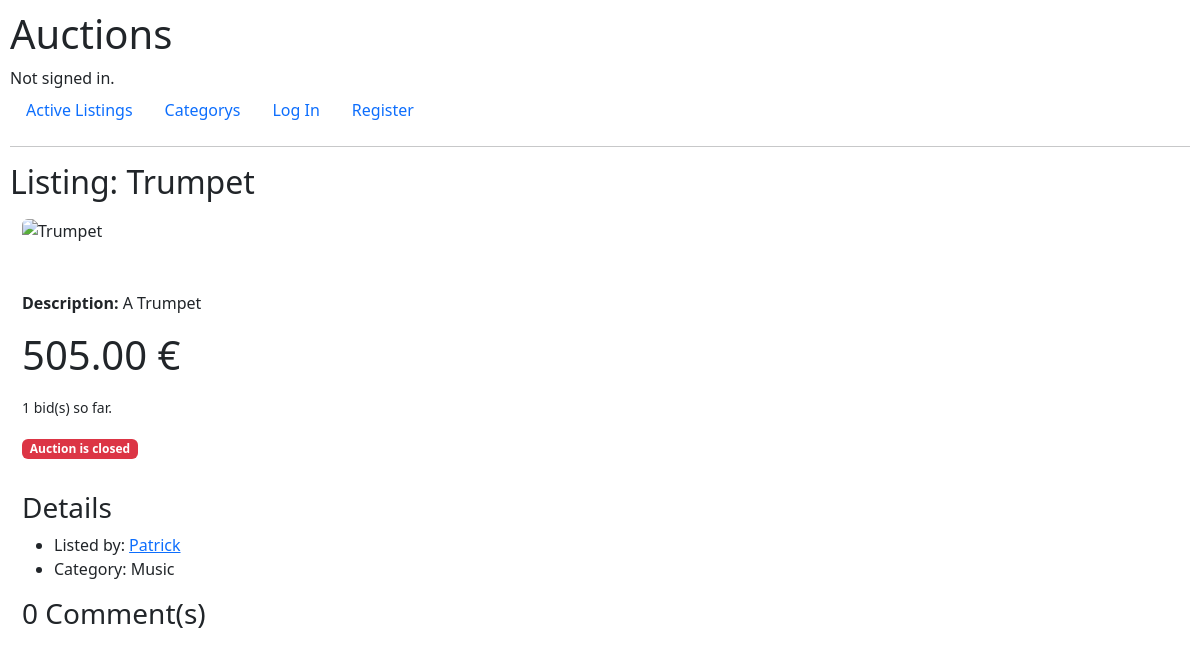
The app's page /listing/7, older data.
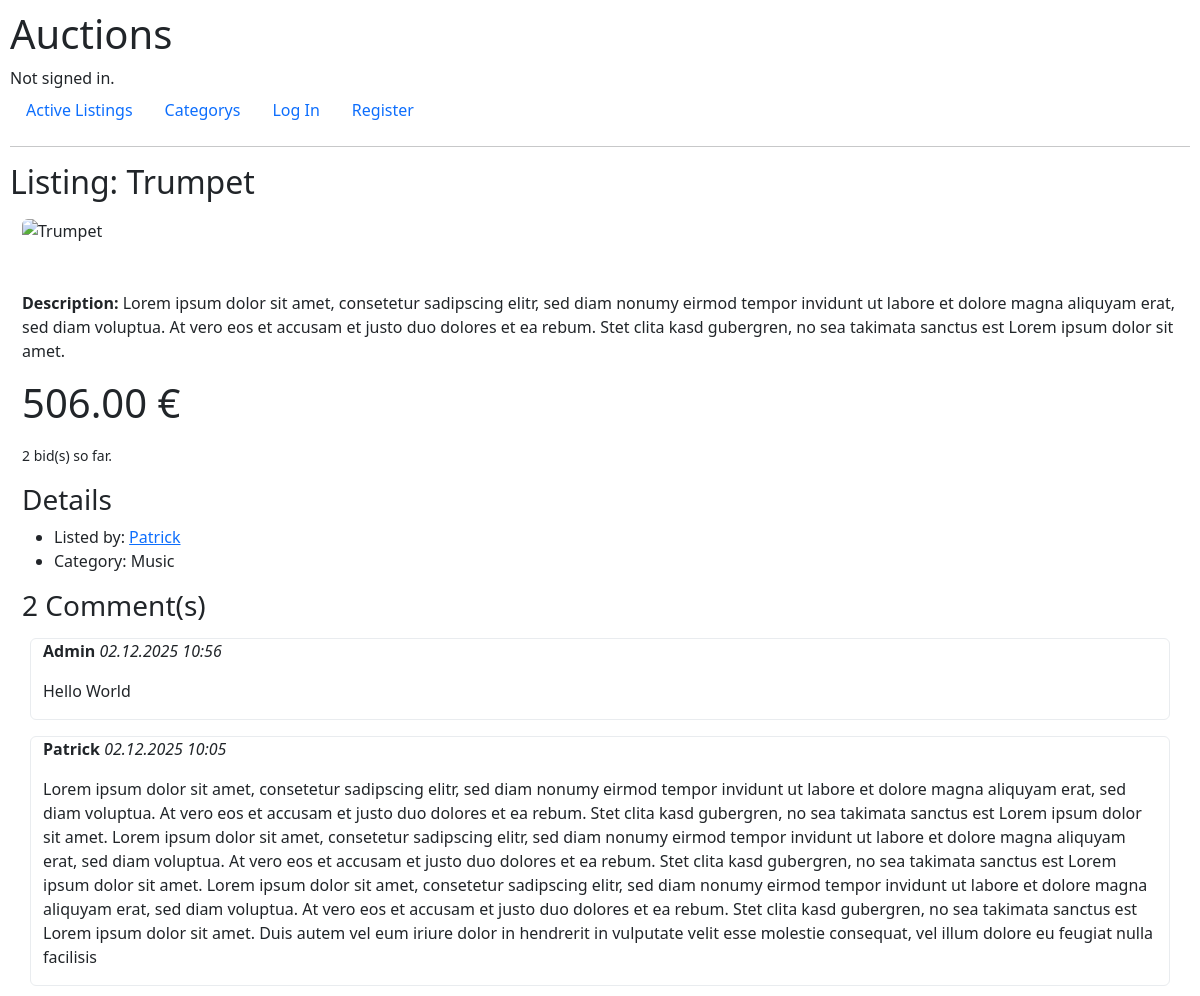
The same page, newer data.
### auctions/models.py (models this page shows, shortened)
class Listing(models.Model):
    title = models.CharField(max_length=255)
    description = models.TextField()
    starting_bid = models.DecimalField(max_digits=10, decimal_places=2)
    image_url = models.URLField(blank=True, null=True)
    category = models.ForeignKey('Category',on_delete=models.SET_NULL, blank=True, null=True)
    owner = models.ForeignKey('User', on_delete=models.CASCADE)
    active = models.BooleanField(default=True)
    created = models.DateTimeField(auto_now_add=True)
    edited = models.DateTimeField(auto_now=True)
    def highest_bid_obj(self):
        return self.bids.order_by("-bid").first()
    @property
    def highest_bid(self):
        highest = self.highest_bid_obj()
        return highest.bid if highest else self.starting_bid
    @property
    def bids_count(self):
        return self.bids.count()
    def user_has_highest_bid(self, user):
        if not user.is_authenticated:
            return False
        highest = self.highest_bid_obj()
        if not highest:
            return False
        return highest.user == user

class Bid(models.Model):
    user = models.ForeignKey('User', on_delete=models.CASCADE)
    listing = models.ForeignKey('Listing', on_delete=models.CASCADE, related_name="bids")
    bid = models.DecimalField(max_digits=10, decimal_places=2)
    created = models.DateTimeField(auto_now_add=True)

class User(AbstractUser):
    pass

class Category(models.Model):
    name = models.CharField(max_length=255)
    def __str__(self):
        return self.name

class Comment(models.Model):
    user = models.ForeignKey('User', on_delete=models.CASCADE)
    listing = models.ForeignKey('Listing', on_delete=models.CASCADE, related_name="comments")
    comment = models.CharField(max_length=1024)
    created = models.DateTimeField(auto_now_add=True)
    edited = models.DateTimeField(auto_now=True)

### auctions/views.py (the view)
# urls.py: path("listing/<int:listing_id>", views.listing, name="listing"),
def listing(request, listing_id):
    listing = get_object_or_404(Listing, id=listing_id)
    is_watching = False
    form = None
    if request.user.is_authenticated:
        is_watching = Watchlist.objects.filter(
            user=request.user,
            listing=listing
        ).exists()
    return render(request, "auctions/listing.html",{
        "listing" : listing,
        "is_watching" : is_watching,
        "form_bid" : BidForm(),
        "user_has_highest": listing.user_has_highest_bid(request.user),
        "comments": listing.comments.order_by("-created"),
        "form_comment" : CommentForm()
    })

### auctions/templates/auctions/listing.html (shortened to what this page needs)
{% extends "auctions/layout.html" %}
{% block body %}
    <h2>Listing: {{ listing.title }}</h2>
    <div class="container-fluid mt-3">
        <img
        src="{{ listing.image_url|default_if_none:'https://img.freepik.com/premium-vector/no-photo-available-vector-icon-default-image-symbol-picture-coming-soon-web-site-mobile-app_87543-10615.jpg' }}"
        alt="{{ listing.title }}"
        class="rounded img-fluid"
        style="height: 300px; width: auto; object-fit: contain;"
        onerror="this.onerror=null; this.src='https://img.freepik.com/premium-vector/no-photo-available-vector-icon-default-image-symbol-picture-coming-soon-web-site-mobile-app_87543-10615.jpg';"
        />
    </div>
    <div class="container-fluid mt-5">
        <p><strong>Description:</strong> {{ listing.description }}</p>
    </div>
    <div class="container-fluid mt-3">
        <p class="display-6">{{ listing.highest_bid }} €</p>
    </div>
    <div class="container-fluid mt-3" style="max-width: 300px; margin-left: 0px;">
        <p><small>{{ listing.bids_count }} bid(s) so far.</small></p>
            {% if not listing.active %}
                 <p class="badge text-bg-danger">Auction is closed</p>
            {% endif %}
        </div>
    <div class="container-fluid mt-3">
        <h3>Details</h3>
        <ul>
            <li>Listed by: <span><a href="{% url 'profile' listing.owner.id %}">{{ listing.owner }}</a></span></li>
            <li>Category: {{listing.category}}</li>
        </ul>
        <h3>{{ comments.count }} Comment(s)</h3>
        {% for comment in comments %}
            <div class="container rounded mt-3 border border-light-subtle">
                <p><span class="fw-bold">{{ comment.user }}</span> <span class="fst-italic">{{ comment.created|date:"d.m.Y H:i" }}</span></p>
                <p>{{ comment.comment }}</p>
            </div>
        {% endfor %}
    </div>
{% endblock %}

Row changes from the older to the newer data that the page shows:
changed Listing "Trumpet": description "A Trumpet" → "Lorem ipsum dolor sit amet, consetetur sadipscing elitr, sed diam nonumy eirmod tempor invidunt ut labore et dolore magna aliquyam erat, sed diam voluptua. At vero eos et accusam et justo duo dolores et ea rebum. Stet clita kasd gubergren, no sea takimata sanctus est Lorem ipsum dolor sit amet."; highest_bid "505.00" → "506.00"; bids_count "1" → "2"; active False → True (drawn)
added Comment: user "Admin", created "02.12.2025 10:56", comment "Hello World"
added Comment: user "Patrick", created "02.12.2025 10:05", comment "Lorem ipsum dolor sit amet, consetetur sadipscing elitr, sed diam nonumy eirmod tempor invidunt ut labore et dolore magna aliquyam erat, sed diam voluptua. At vero eos et accusam et justo duo dolores et ea rebum. Stet clita kasd gubergren, no sea takimata sanctus est Lorem ipsum dolor sit amet. Lorem ipsum dolor sit amet, consetetur sadipscing elitr, sed diam nonumy eirmod tempor invidunt ut labore et dolore magna aliquyam erat, sed diam voluptua. At vero eos et accusam et justo duo dolores et ea rebum. Stet clita kasd gubergren, no sea takimata sanctus est Lorem ipsum dolor sit amet. Lorem ipsum dolor sit amet, consetetur sadipscing elitr, sed diam nonumy eirmod tempor invidunt ut labore…"
Text that changed along with them:
{{ comments.count }}: "0" → "2"
text no longer shown: "Auction is closed"
